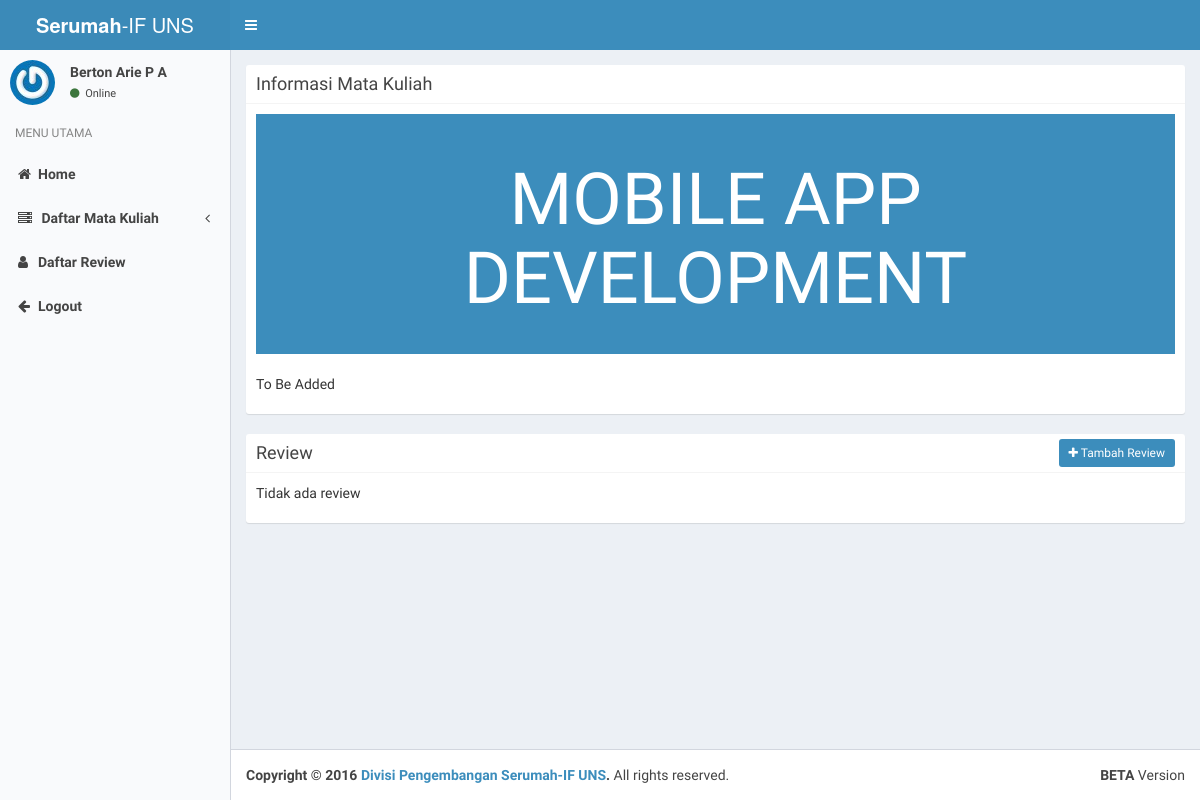
/makul.php?idmakul=50&col=bg-light-blue (signed in), run on an earlier commit of the app's database.
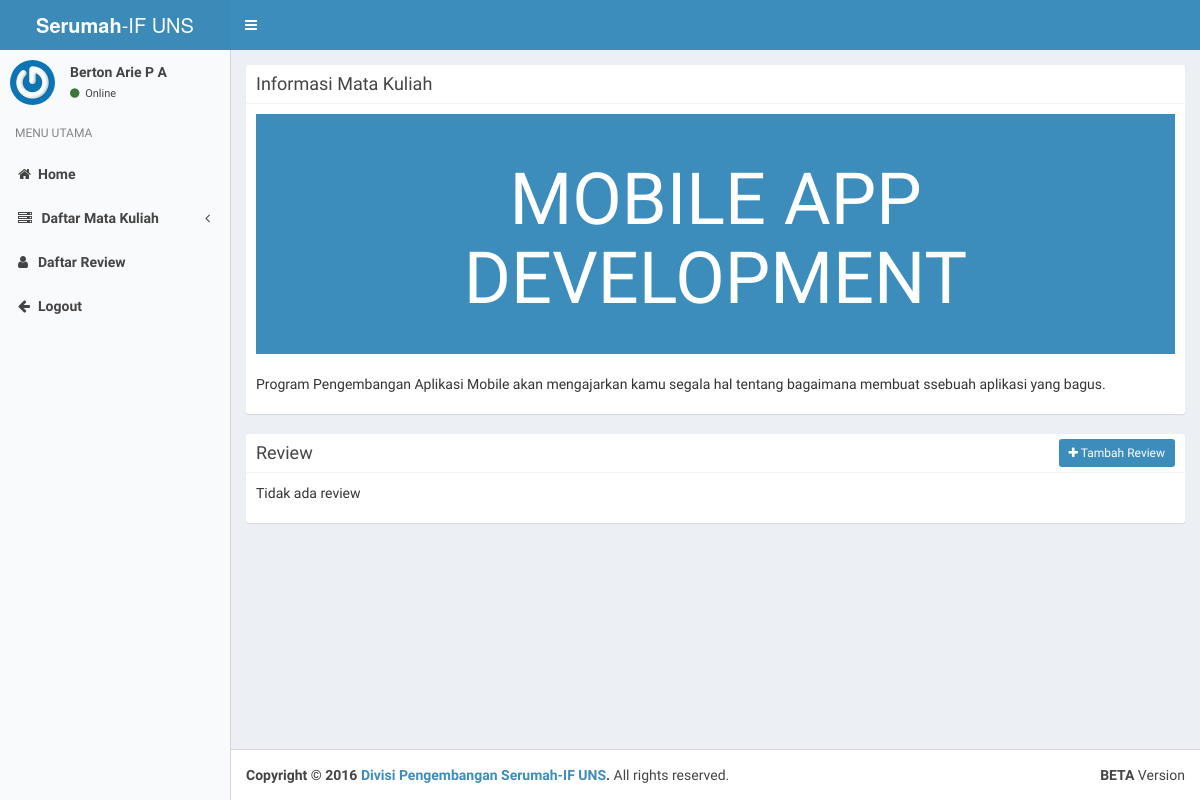
And on a later commit of the database.
### tables this page shows
CREATE TABLE IF NOT EXISTS `makul` (
  `id_makul` int(11) NOT NULL AUTO_INCREMENT,
  `kode_makul` varchar(10) NOT NULL,
  `nama_makul` varchar(50) NOT NULL,
  `tipe_makul` tinyint(1) NOT NULL,
  `semester` int(1) NOT NULL,
  `deskripsi_makul` text NOT NULL,
  `prasyarat` varchar(25) DEFAULT NULL,
  `sks` int(1) NOT NULL,
  `teori` int(1) NOT NULL,
  `praktikum` int(1) NOT NULL,
  `diperbarui` datetime NOT NULL DEFAULT CURRENT_TIMESTAMP,
  PRIMARY KEY (`id_makul`)
);

### makul.php (the view, shortened to what this page needs)
<?php
    if(!isset($_GET['idmakul']) || !isset($_GET['col'])){
        header('Location: index.php');
    }else{
        $id_makul = $_GET['idmakul'];
        $col = $_GET['col'];
    }
?>
<html>
<head>
  <?php require_once 'layout/head.php'; ?>
</head>
<body class="hold-transition skin-blue-light sidebar-mini">
  <div class="wrapper">
     <?php require_once 'layout/navside.php'; ?>
    <div class="content-wrapper">
      <section class="content">
        <?php
            require 'control/database.php';
            $query_makul = mysqli_query($mysqli, "SELECT * FROM `makul` WHERE id_makul='$id_makul'");
            while($makul = $query_makul->fetch_object()){
                echo '
                    <div class="box box-solid">
                        <div class="box-header with-border">
                            <h3 class="box-title">Informasi Mata Kuliah</h3>
                        </div>
                        <div class="box-body">
                            <div class="col-lg-12 col-xs-12 '.$col.'" style="display:table; height:240px;">
                                <div style="display:table-cell; text-align:center; vertical-align:middle;">
                                    <h1 style="font-size:72px">'.strtoupper($makul->nama_makul).'</h1>
                                </div>
                            </div>
                            &nbsp;
                            <p>'.$makul->deskripsi_makul.'</p>
                        </div>
                    </div>
                    <div class="box box-solid">
                        <div class="box-header with-border">
                            <h3 class="box-title">Review</h3>
                ';
                if(isset($_SESSION['user'])){
                    $id_user = $_SESSION['iduser'];
                    $query_cekreview = mysqli_query($mysqli, "SELECT * FROM `review` WHERE id_makul='$id_makul' AND id_user='$id_user'");
                    if(mysqli_num_rows($query_cekreview) == 0){
                        echo '
                            <div class="pull-right box-tools">
                                <a href="#tambah" class="btn btn-primary btn-sm" data-toggle="modal"><i class="fa fa-plus"></i> Tambah Review</a>
                            </div>
                            <div class="modal fade" id="tambah">
                                <div class="modal-dialog">
                                    <div class="modal-content">
                                        <form role="form" action="control/kelolareview.php" method="post">
                                            <div class="modal-header">
                                                <h4 class="modal-title" style="text-align:center">Tambah Review Mata Kuliah</h4>
                                                <h4 style="text-align:center">'.$makul->nama_makul.'</h4>
                                            </div>
                                            <div class="modal-body">
                                                <div class="form-group">
                                                    <input type="hidden" name="idmakul" value="'.$id_makul.'">
                                                    <textarea type="text" name="isireview" class="form-control" rows="14" placeholder="Tulis review ..."></textarea>
                                                </div>
                                            </div>
                                            <div class="modal-footer">
                                                <button type="button" class="btn btn-default pull-left" data-dismiss="modal">Batal</button>
                                                <button type="submit" name="tambah" class="btn btn-primary">Request Review</button>
                                            </div>
                                        </form>
                                    </div>
                                </div>
                            </div>
                        ';
                    }
                }
                echo '
                    </div>
                    <div class="box-body">
                ';
                $query_review = mysqli_query($mysqli, "SELECT * FROM `review` WHERE id_makul='$id_makul' AND status='1' ORDER BY tanggal DESC");
                if(mysqli_num_rows($query_review) == 0){
                    echo '<p>Tidak ada review</p>';
                }
                echo '
                        </div>
                    </div>
                ';
            }
        ?>
      </section>
    </div>
    <?php require_once 'layout/footer.php'; ?>
  </div>
</body>
</html>

### layout/head.php (shortened to what this page needs)
<link rel="stylesheet" href="bootstrap/css/bootstrap.min.css">
<link rel="stylesheet" href="dist/css/font-awesome.min.css">
<link rel="stylesheet" href="dist/css/AdminLTE.css">
<link rel="stylesheet" href="dist/css/skin-blue-light.min.css">

### layout/navside.php (shortened to what this page needs)
<header class="main-header">
    <a href="index.php" class="logo">
        <span class="logo-lg"><b>Serumah</b>-IF UNS</span>
    </a>
    <nav class="navbar navbar-static-top">
        <a href="" class="sidebar-toggle" data-toggle="offcanvas" role="button">
        </a>
    </nav>
</header>
<aside class="main-sidebar">
    <section class="sidebar">
        <?php
            if(isset($_SESSION['admin']) || isset($_SESSION['user'])){
                if(isset($_SESSION['nama'])){
                    $nama = $_SESSION['nama'];
                }else{
                    $nama = 'Admin';
                }
                echo '
                    <div class="user-panel">
                        <div class="pull-left image">
                            <img src="dist/img/user-avatar.jpg" class="img-circle">
                        </div>
                        <div class="pull-left info">
                            <p>'.$nama.'</p>
                            <a><i class="fa fa-circle text-success"></i> Online</a>
                        </div>
                    </div>
                ';
            }
        ?>
        <ul class="sidebar-menu">
            <li class="header">MENU UTAMA</li>
            <?php
                if(!isset($_SESSION['admin'])){
                    echo '
                        <li><a href="index.php"><i class="fa fa-home"></i><span>Home</span></a></li>
                        <li class="treeview">
                            <a href="">
                                <i class="fa fa-server"></i>
                                <span>Daftar Mata Kuliah</span>
                                <span class="pull-right-container"><i class="fa fa-angle-left pull-right"></i></span>
                            </a>
                            <ul class="treeview-menu">
                                <li><a href="semuamakul.php"><i class="fa fa-circle-o"></i> Semua Mata Kuliah</a></li>
                                <li><a href="makulwajib.php"><i class="fa fa-circle-o"></i> Mata Kuliah Wajib</a></li>
                                <li><a href="makulpilihan.php"><i class="fa fa-circle-o"></i> Mata Kuliah Pilihan</a></li>
                            </ul>
                        </li>
                    ';
                }
                if(isset($_SESSION['admin'])){
                    echo '
                        <li><a href="daftarrequest.php"><i class="fa fa-user"></i><span>Daftar Request</span></a></li>
                        <li><a href="control/logout.php"><i class="fa fa-arrow-left"></i><span>Logout</span></a></li>
                    ';
                }elseif(isset($_SESSION['user'])){
                    echo '
                        <li><a href="daftarreview.php"><i class="fa fa-user"></i><span>Daftar Review</span></a></li>
                        <li><a href="control/logout.php"><i class="fa fa-arrow-left"></i><span>Logout</span></a></li>
                    ';
                }else{
                    echo '
                        <li><a href="login.php"><i class="fa fa-arrow-right"></i><span>Login</span></a></li>
                    ';
                }
            ?>
        </ul>
    </section>
</aside>

### layout/footer.php
<footer class="main-footer">
    <div class="pull-right hidden-xs">
    <b>BETA</b> Version
    </div>
    <strong>Copyright &copy; 2016
        <a href="https://if.mipa.uns.ac.id">Divisi Pengembangan Serumah-IF UNS</a>.
    </strong> All rights reserved.
</footer>

What changed in the data, as far as the page shows it:
changed makul "MOBILE APP DEVELOPMENT": deskripsi_makul "To Be Added" → "Program Pengembangan Aplikasi Mobile akan mengajarkan kamu segala hal tentang bagaimana membuat ssebuah aplikasi yang bagus."
